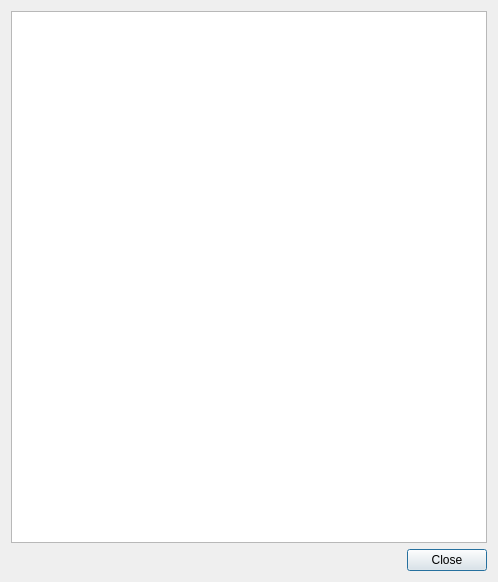
<?xml version="1.0" encoding="UTF-8"?>
<ui version="4.0">
 <class>Log</class>
 <widget class="QDialog" name="Log">
  <property name="geometry">
   <rect>
    <x>0</x>
    <y>0</y>
    <width>498</width>
    <height>582</height>
   </rect>
  </property>
  <property name="windowTitle">
   <string>Dialog</string>
  </property>
  <layout class="QGridLayout" name="gridLayout">
   <item row="1" column="0">
    <widget class="QFrame" name="frame">
     <property name="frameShape">
      <enum>QFrame::NoFrame</enum>
     </property>
     <property name="frameShadow">
      <enum>QFrame::Raised</enum>
     </property>
     <layout class="QHBoxLayout" name="horizontalLayout">
      <property name="spacing">
       <number>5</number>
      </property>
      <property name="leftMargin">
       <number>0</number>
      </property>
      <property name="topMargin">
       <number>0</number>
      </property>
      <property name="rightMargin">
       <number>0</number>
      </property>
      <property name="bottomMargin">
       <number>0</number>
      </property>
      <item>
       <spacer name="horizontalSpacer">
        <property name="orientation">
         <enum>Qt::Horizontal</enum>
        </property>
        <property name="sizeHint" stdset="0">
         <size>
          <width>40</width>
          <height>20</height>
         </size>
        </property>
       </spacer>
      </item>
      <item>
       <widget class="QPushButton" name="closeButton">
        <property name="text">
         <string>Close</string>
        </property>
       </widget>
      </item>
     </layout>
    </widget>
   </item>
   <item row="0" column="0">
    <widget class="QPlainTextEdit" name="logContent">
     <property name="readOnly">
      <bool>true</bool>
     </property>
     <property name="placeholderText">
      <string/>
     </property>
    </widget>
   </item>
  </layout>
 </widget>
 <resources/>
 <connections/>
</ui>
